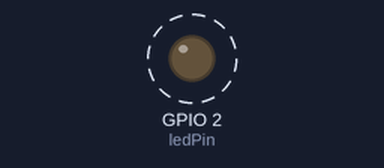
A sketch run on a simulated ESP32. Shown: output pins drawn as LEDs (lit = HIGH). Dashed ring = blinking.

Above: at 0.2 s.
Timing chart, 0 to 3.0 s (numbered marks = the images above):
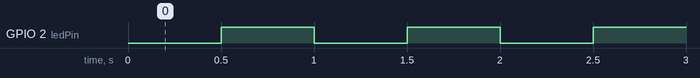

Measured:
- by itself, GPIO 2 (ledPin): alternates HIGH for 0.50 s and LOW for 0.50 s

The sketch:

lab02.ino
```cpp
// 定义LED引脚（ESP32板载LED通常为GPIO2）
const int ledPin = 2;

// 定义闪烁参数：1Hz = 周期1000ms，亮/灭各500ms
const unsigned long blinkInterval = 500;

// 记录上一次LED状态切换的时间
unsigned long previousMillis = 0;

// 记录当前LED状态（初始为灭）
bool ledState = LOW;

void setup() {
  // 初始化LED引脚为输出模式
  pinMode(ledPin, OUTPUT);
}

void loop() {
  // 读取当前系统运行的毫秒数
  unsigned long currentMillis = millis();

  // 检查是否达到切换时间（当前时间 - 上次切换时间 ≥ 间隔时间）
  if (currentMillis - previousMillis >= blinkInterval) {
    // 更新上次切换时间为当前时间（核心：重置计时起点）
    previousMillis = currentMillis;

    // 翻转LED状态（亮→灭，灭→亮）
    ledState = !ledState;

    // 应用新状态到LED引脚
    digitalWrite(ledPin, ledState);
  }

  // 这里可以加其他代码（比如读取传感器），不会被闪烁逻辑阻塞
  // 示例：串口打印当前毫秒数（可选）
  // Serial.print("Current millis: ");
  // Serial.println(currentMillis);
}
```
